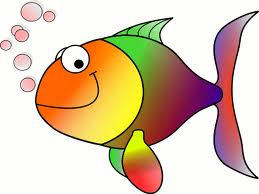
//> input picture opencv3-tutorials/data/HappyFish.jpg, 259 x 194 px
$ ./houghlines ../data/HappyFish.jpg   (built with g++ and OpenCV 4)
//> lines starting //> are read from the running program, lines starting //| are printed output that depends on the picture
#include <opencv2/core.hpp>
#include <opencv2/highgui.hpp>
#include <opencv2/imgproc.hpp>

#include <iostream>
#include <vector>

using namespace cv;
using namespace std;

int main(int argc, char **argv)
{
    Mat dst, cdst, cdstP;

    const char *default_file = "../data/sudoku.png";
    const char *filename = argc >= 2 ? argv[1] : default_file;

    // Load an image
    Mat src = imread(filename, IMREAD_GRAYSCALE);
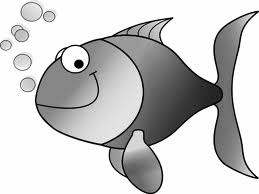
//> src: 194 rows x 259 cols, CV_8UC1; min 0, max 255, mean 200.4
    if (src.empty()) {
        cout << "Error opening image" << endl;
        cout << "Program Arguments: [image_name -- default " << default_file << "]" << endl;
        return -1;
    }

    // Edge detection
    Canny(src, dst, 50, 200, 3);
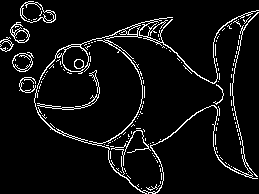
//> dst: 194 rows x 259 cols, CV_8UC1; 6.4% white in thin lines or dots

    // Copy edges to the images that will display the results in BGR
    cvtColor(dst, cdst, COLOR_GRAY2BGR);
//> cdst: 194 rows x 259 cols, CV_8UC3; 6.4% white in thin lines or dots
    cdstP = cdst.clone();

    // Standard Hough Line Transform
    vector<Vec2f> lines;
    HoughLines(dst, lines, 1, CV_PI / 180, 150, 0, 0);
//> lines = empty
    for (size_t i = 0; i < lines.size(); ++i) {
        float rho = lines[i][0], theta = lines[i][1];
        Point pt1, pt2;
        double a = cos(theta), b = sin(theta);
        double x0 = a * rho, y0 = b * rho;
        pt1.x = cvRound(x0 + 1000 * (-b));
        pt1.y = cvRound(y0 + 1000 * (a));
        pt2.x = cvRound(x0 - 1000 * (-b));
        pt2.y = cvRound(y0 - 1000 * (a));
        line(cdst, pt1, pt2, Scalar(0, 0, 255), 3, LINE_AA);
    }
//> this loop made 0 passes

    // Probabilistic Line Transform
    vector<Vec4i> linesP;
    HoughLinesP(dst, linesP, 1, CV_PI / 180, 50, 50, 10);
//> linesP = 5 lines (x1, y1, x2, y2): [144, 22, 197, 75], [80, 47, 145, 21], [230, 85, 249, 177], [111, 35, 170, 21], [62, 134, 134, 151]
    for (size_t i = 0; i < linesP.size(); ++i) {
        Vec4i l = linesP[i];
        line(cdstP, Point(l[0], l[1]), Point(l[2], l[3]), Scalar(0, 0, 255), 3, LINE_AA);
    }
//> this loop made 5 passes
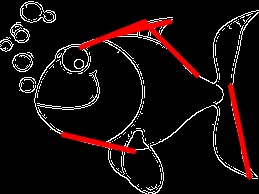
//> cdstP: 194 rows x 259 cols, CV_8UC3; mean B, G, R 13.3, 13.3, 23

    imshow("Source", src);
    imshow("Detected Lines (in red) - Standard Hough Line Transform", cdst);
    imshow("Detected Lines (in red) - Probabilistic Line Transform", cdstP);

    waitKey(0);
    return 0;
}

$ run again, on opencv3-tutorials/data/building.jpg
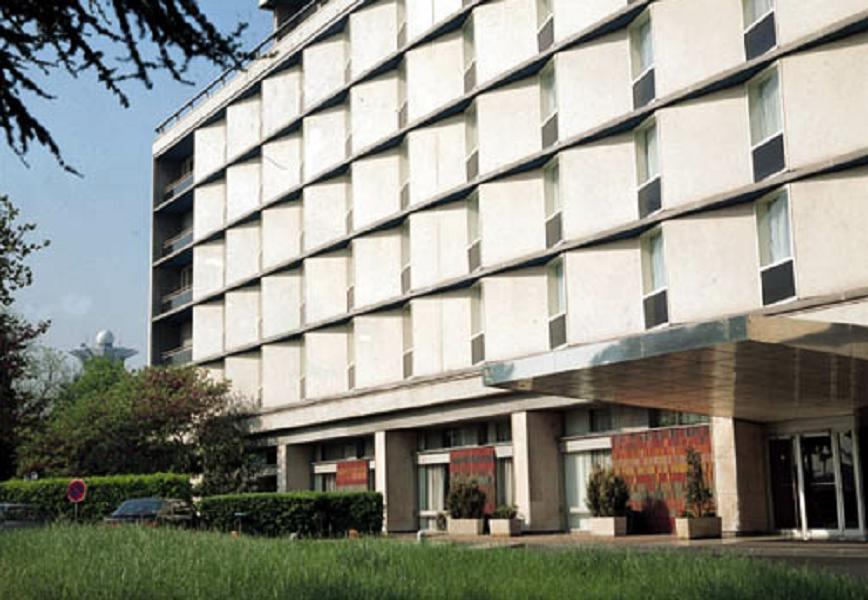
//> input picture opencv3-tutorials/data/building.jpg, 868 x 600 px
//> dst: 600 rows x 868 cols, CV_8UC1; 10.1% white in thin lines or dots
//> lines = 476 lines (rho, theta), first 12: [355, 1.17], [454, 1.38], [403, 1.27], [305, 1.08], [261, 0.99], [524, 1.59], [349, 1.17], [262, 0], [358, 1.15], [486, 1.48], [441, 1.4], [460, 1.36]
//> the loop `for (size_t i = 0; i < lines.size(); ++i)` made 476 passes
//> (rho, theta, a, b, x0, y0) on passes 1 to 3: (355, 1.17, 0.391, 0.921, 138.7, 326.8), (454, 1.38, 0.191, 0.982, 86.63, 445.7), (403, 1.27, 0.292, 0.956, 117.8, 385.4)
//> after the loop `for (size_t i = 0; i < lines.size(); ++i)`:
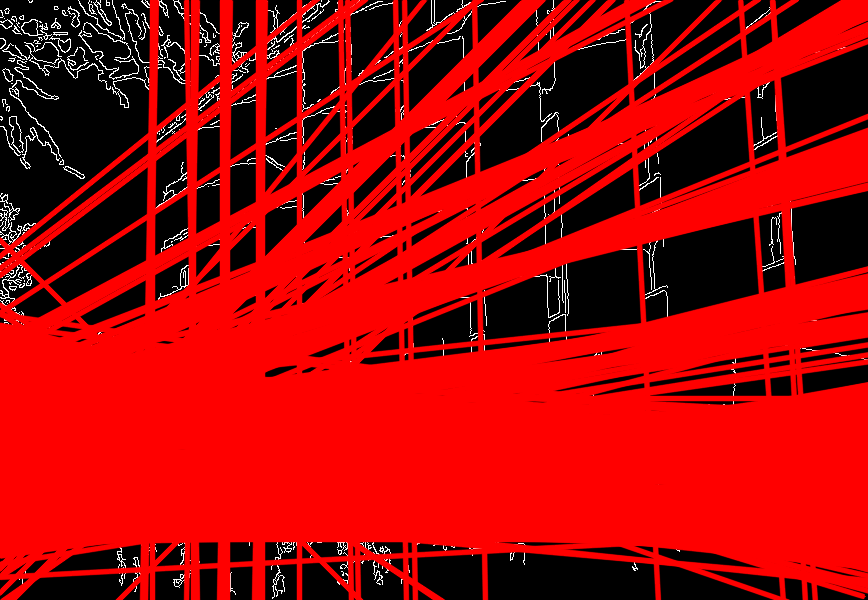
//> cdst: 600 rows x 868 cols, CV_8UC3; mean B, G, R 4.6, 4.6, 164.7
//> linesP = 386 lines (x1, y1, x2, y2), first 8: [147, 324, 623, 121], [619, 122, 867, 16], [341, 164, 647, 1], [526, 410, 600, 399], [239, 416, 385, 388], [374, 221, 657, 101], [149, 267, 511, 74], [121, 526, 241, 528]
//> the loop `for (size_t i = 0; i < linesP.size(); ++i)` made 386 passes
//> after the loop `for (size_t i = 0; i < linesP.size(); ++i)`:
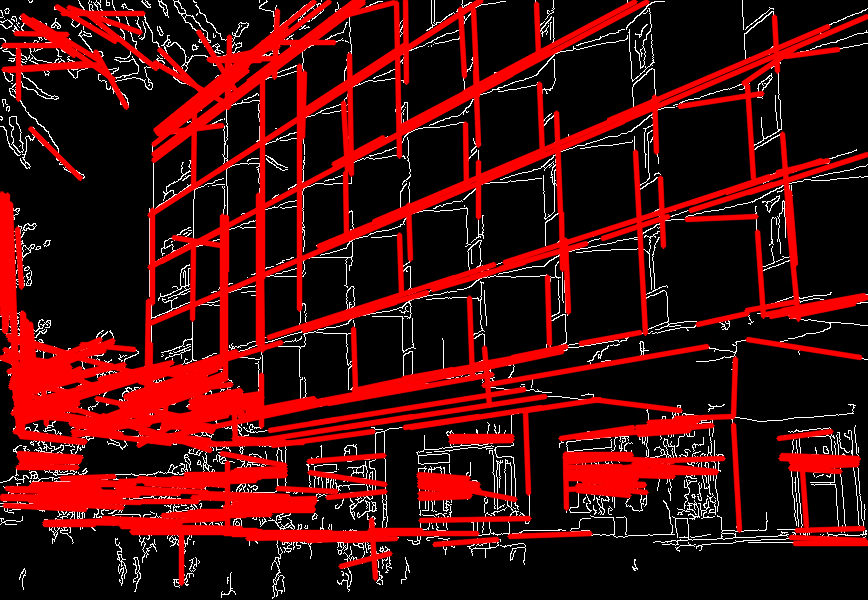
//> cdstP: 600 rows x 868 cols, CV_8UC3; mean B, G, R 10.7, 10.7, 69.3
